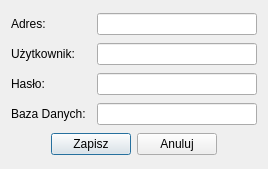
<?xml version="1.0" encoding="UTF-8"?>
<ui version="4.0">
 <class>OptionsMySQL</class>
 <widget class="QDialog" name="OptionsMySQL">
  <property name="geometry">
   <rect>
    <x>0</x>
    <y>0</y>
    <width>268</width>
    <height>169</height>
   </rect>
  </property>
  <property name="windowTitle">
   <string>Dialog</string>
  </property>
  <layout class="QVBoxLayout" name="verticalLayout">
   <item>
    <layout class="QHBoxLayout" name="horizontalLayout">
     <item>
      <widget class="QLabel" name="labelHost">
       <property name="minimumSize">
        <size>
         <width>80</width>
         <height>0</height>
        </size>
       </property>
       <property name="text">
        <string>Adres:</string>
       </property>
      </widget>
     </item>
     <item>
      <widget class="QLineEdit" name="lineEditHost"/>
     </item>
    </layout>
   </item>
   <item>
    <layout class="QHBoxLayout" name="horizontalLayout_2">
     <item>
      <widget class="QLabel" name="labelUser">
       <property name="minimumSize">
        <size>
         <width>80</width>
         <height>0</height>
        </size>
       </property>
       <property name="text">
        <string>Użytkownik:</string>
       </property>
      </widget>
     </item>
     <item>
      <widget class="QLineEdit" name="lineEditUser"/>
     </item>
    </layout>
   </item>
   <item>
    <layout class="QHBoxLayout" name="horizontalLayout_3">
     <item>
      <widget class="QLabel" name="labelPassword">
       <property name="minimumSize">
        <size>
         <width>80</width>
         <height>0</height>
        </size>
       </property>
       <property name="text">
        <string>Hasło:</string>
       </property>
      </widget>
     </item>
     <item>
      <widget class="QLineEdit" name="lineEditPassword"/>
     </item>
    </layout>
   </item>
   <item>
    <layout class="QHBoxLayout" name="horizontalLayout_4">
     <item>
      <widget class="QLabel" name="labelDB">
       <property name="minimumSize">
        <size>
         <width>80</width>
         <height>0</height>
        </size>
       </property>
       <property name="text">
        <string>Baza Danych:</string>
       </property>
      </widget>
     </item>
     <item>
      <widget class="QLineEdit" name="lineEditDB"/>
     </item>
    </layout>
   </item>
   <item>
    <layout class="QHBoxLayout" name="horizontalLayout_5">
     <item>
      <spacer name="horizontalSpacer">
       <property name="orientation">
        <enum>Qt::Horizontal</enum>
       </property>
       <property name="sizeHint" stdset="0">
        <size>
         <width>40</width>
         <height>20</height>
        </size>
       </property>
      </spacer>
     </item>
     <item>
      <widget class="QPushButton" name="pushButtonSave">
       <property name="text">
        <string>Zapisz</string>
       </property>
      </widget>
     </item>
     <item>
      <widget class="QPushButton" name="pushButtonCancel">
       <property name="text">
        <string>Anuluj</string>
       </property>
      </widget>
     </item>
     <item>
      <spacer name="horizontalSpacer_2">
       <property name="orientation">
        <enum>Qt::Horizontal</enum>
       </property>
       <property name="sizeHint" stdset="0">
        <size>
         <width>40</width>
         <height>20</height>
        </size>
       </property>
      </spacer>
     </item>
    </layout>
   </item>
  </layout>
 </widget>
 <resources/>
 <connections/>
</ui>
